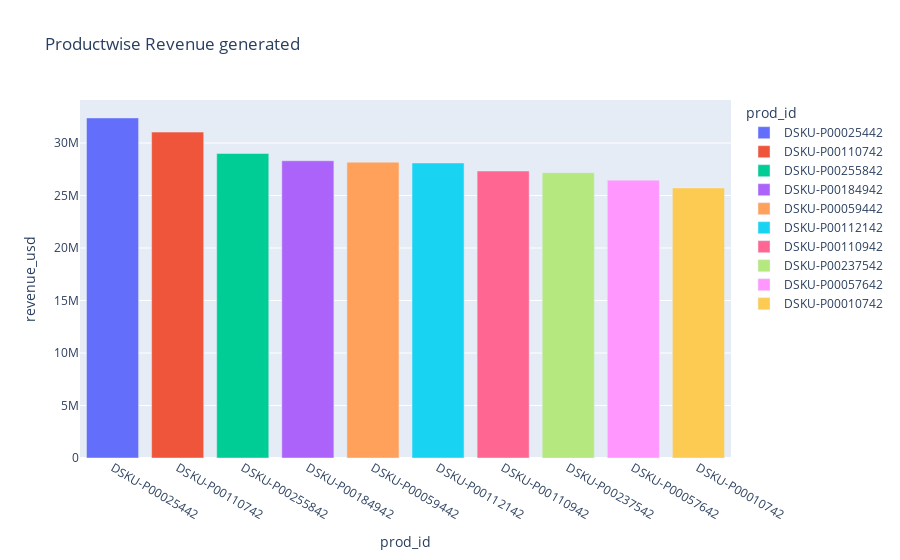

The code cell stored with this chart in its notebook:
### Code cell
import plotly.express as px
# A bar plot showing Productwise Revenue generated
fig = px.bar(prod_df, x="prod_id", y="revenue_usd", color="prod_id", hover_data=['revenue_usd'],title="Productwise Revenue generated")
fig.show()
fig.write_image("prod_id.png")

### Figure 1 — Plotly figure (JSON) as saved in the notebook; plotly's stock layout.template omitted (floating-point values rounded to 4 significant figures)
{"data": [{"alignmentgroup": "True", "hovertemplate": "prod_id=%{x}<br>revenue_usd=%{y}<extra></extra>", "legendgroup": "DSKU-P00025442", "marker": {"color": "#636efa", "pattern": {"shape": ""}}, "name": "DSKU-P00025442", "offsetgroup": "DSKU-P00025442", "orientation": "v", "showlegend": true, "textposition": "auto", "type": "bar", "x": ["DSKU-P00025442"], "xaxis": "x", "y": [32390000.0], "yaxis": "y"}, {"alignmentgroup": "True", "hovertemplate": "prod_id=%{x}<br>revenue_usd=%{y}<extra></extra>", "legendgroup": "DSKU-P00110742", "marker": {"color": "#EF553B", "pattern": {"shape": ""}}, "name": "DSKU-P00110742", "offsetgroup": "DSKU-P00110742", "orientation": "v", "showlegend": true, "textposition": "auto", "type": "bar", "x": ["DSKU-P00110742"], "xaxis": "x", "y": [31040000.0], "yaxis": "y"}, {"alignmentgroup": "True", "hovertemplate": "prod_id=%{x}<br>revenue_usd=%{y}<extra></extra>", "legendgroup": "DSKU-P00255842", "marker": {"color": "#00cc96", "pattern": {"shape": ""}}, "name": "DSKU-P00255842", "offsetgroup": "DSKU-P00255842", "orientation": "v", "showlegend": true, "textposition": "auto", "type": "bar", "x": ["DSKU-P00255842"], "xaxis": "x", "y": [29000000.0], "yaxis": "y"}, {"alignmentgroup": "True", "hovertemplate": "prod_id=%{x}<br>revenue_usd=%{y}<extra></extra>", "legendgroup": "DSKU-P00184942", "marker": {"color": "#ab63fa", "pattern": {"shape": ""}}, "name": "DSKU-P00184942", "offsetgroup": "DSKU-P00184942", "orientation": "v", "showlegend": true, "textposition": "auto", "type": "bar", "x": ["DSKU-P00184942"], "xaxis": "x", "y": [28310000.0], "yaxis": "y"}, {"alignmentgroup": "True", "hovertemplate": "prod_id=%{x}<br>revenue_usd=%{y}<extra></extra>", "legendgroup": "DSKU-P00059442", "marker": {"color": "#FFA15A", "pattern": {"shape": ""}}, "name": "DSKU-P00059442", "offsetgroup": "DSKU-P00059442", "orientation": "v", "showlegend": true, "textposition": "auto", "type": "bar", "x": ["DSKU-P00059442"], "xaxis": "x", "y": [28170000.0], "yaxis": "y"}, {"alignmentgroup": "True", "hovertemplate": "prod_id=%{x}<br>revenue_usd=%{y}<extra></extra>", "legendgroup": "DSKU-P00112142", "marker": {"color": "#19d3f3", "pattern": {"shape": ""}}, "name": "DSKU-P00112142", "offsetgroup": "DSKU-P00112142", "orientation": "v", "showlegend": true, "textposition": "auto", "type": "bar", "x": ["DSKU-P00112142"], "xaxis": "x", "y": [28100000.0], "yaxis": "y"}, {"alignmentgroup": "True", "hovertemplate": "prod_id=%{x}<br>revenue_usd=%{y}<extra></extra>", "legendgroup": "DSKU-P00110942", "marker": {"color": "#FF6692", "pattern": {"shape": ""}}, "name": "DSKU-P00110942", "offsetgroup": "DSKU-P00110942", "orientation": "v", "showlegend": true, "textposition": "auto", "type": "bar", "x": ["DSKU-P00110942"], "xaxis": "x", "y": [27330000.0], "yaxis": "y"}, {"alignmentgroup": "True", "hovertemplate": "prod_id=%{x}<br>revenue_usd=%{y}<extra></extra>", "legendgroup": "DSKU-P00237542", "marker": {"color": "#B6E880", "pattern": {"shape": ""}}, "name": "DSKU-P00237542", "offsetgroup": "DSKU-P00237542", "orientation": "v", "showlegend": true, "textposition": "auto", "type": "bar", "x": ["DSKU-P00237542"], "xaxis": "x", "y": [27170000.0], "yaxis": "y"}, {"alignmentgroup": "True", "hovertemplate": "prod_id=%{x}<br>revenue_usd=%{y}<extra></extra>", "legendgroup": "DSKU-P00057642", "marker": {"color": "#FF97FF", "pattern": {"shape": ""}}, "name": "DSKU-P00057642", "offsetgroup": "DSKU-P00057642", "orientation": "v", "showlegend": true, "textposition": "auto", "type": "bar", "x": ["DSKU-P00057642"], "xaxis": "x", "y": [26460000.0], "yaxis": "y"}, {"alignmentgroup": "True", "hovertemplate": "prod_id=%{x}<br>revenue_usd=%{y}<extra></extra>", "legendgroup": "DSKU-P00010742", "marker": {"color": "#FECB52", "pattern": {"shape": ""}}, "name": "DSKU-P00010742", "offsetgroup": "DSKU-P00010742", "orientation": "v", "showlegend": true, "textposition": "auto", "type": "bar", "x": ["DSKU-P00010742"], "xaxis": "x", "y": [25720000.0], "yaxis": "y"}], "layout": {"barmode": "relative", "legend": {"title": {"text": "prod_id"}, "tracegroupgap": 0}, "title": {"text": "Productwise Revenue generated"}, "xaxis": {"anchor": "y", "categoryarray": ["DSKU-P00025442", "DSKU-P00110742", "DSKU-P00255842", "DSKU-P00184942", "DSKU-P00059442", "DSKU-P00112142", "DSKU-P00110942", "DSKU-P00237542", "DSKU-P00057642", "DSKU-P00010742"], "categoryorder": "array", "domain": [0, 1], "title": {"text": "prod_id"}}, "yaxis": {"anchor": "x", "domain": [0, 1], "title": {"text": "revenue_usd"}}}}
